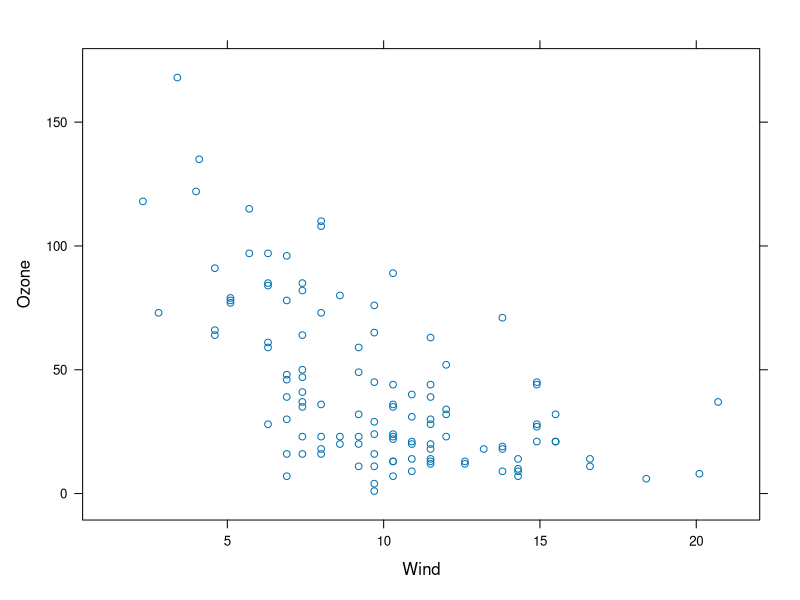
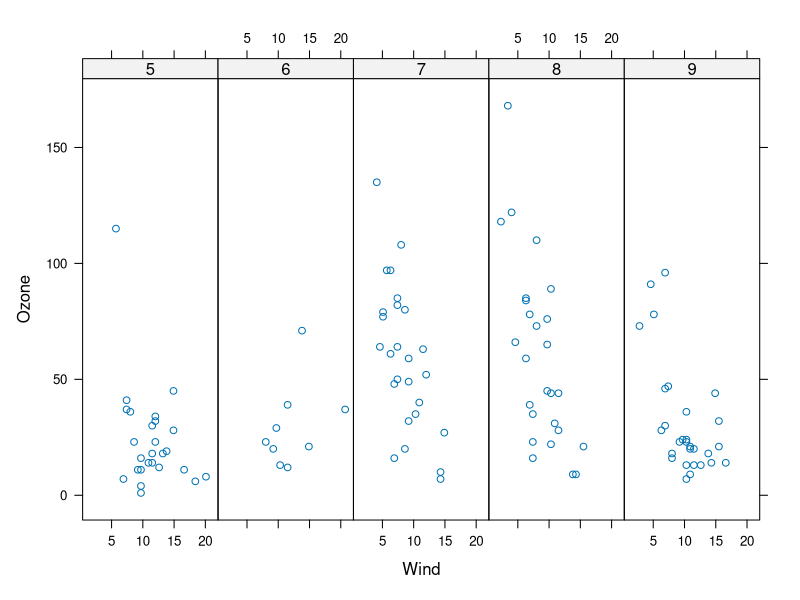
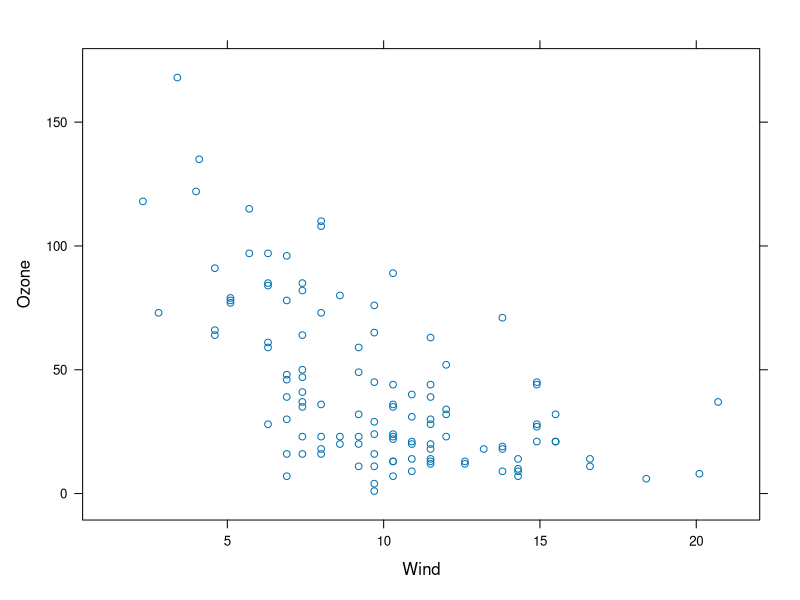
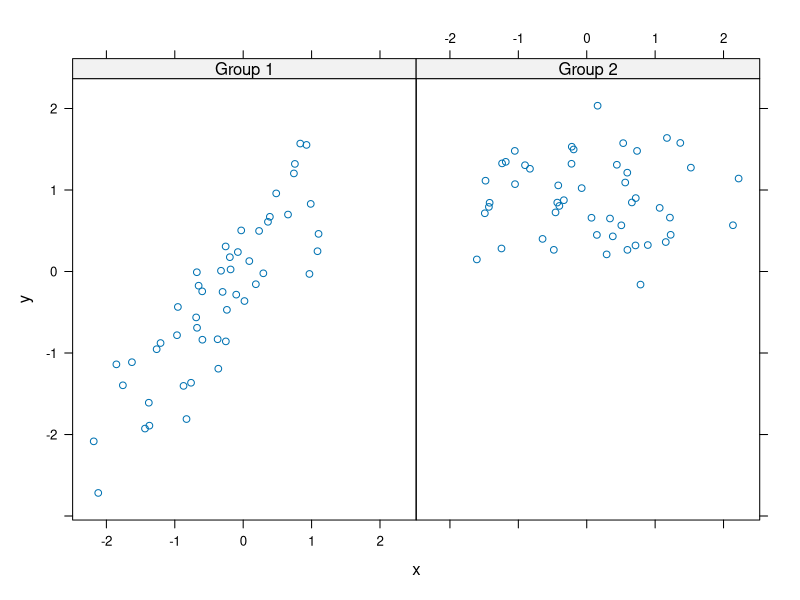
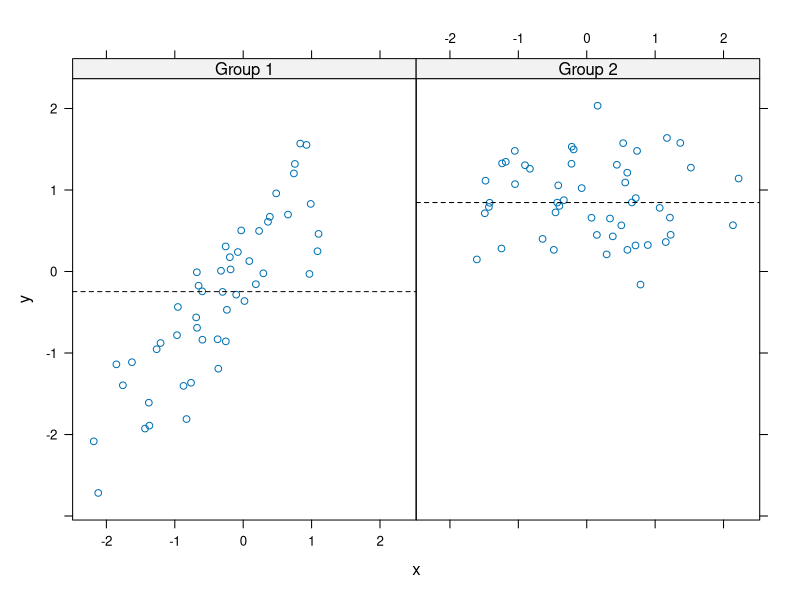
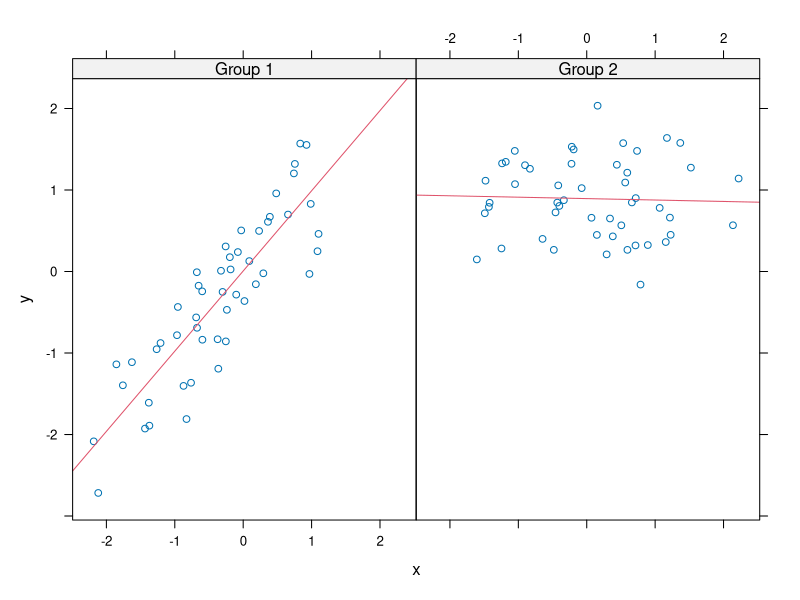

Recreate these plots in R, in order.
## ---- chunk 1
library(lattice)
library(datasets)

xyplot(Ozone ~ Wind, data = airquality )
## ---- chunk 2
library(lattice)
library(datasets)

airquality <- transform (airquality,Month=factor(Month))

xyplot(Ozone ~Wind | Month, data = airquality, layout = c(5,1))
## ---- chunk 3
library(lattice)
library(datasets)

p<-xyplot(Ozone ~ Wind, data = airquality )
#Aqui no ha pasado nada 

print(p)

## ---- chunk 4
set.seed(10)
x <- rnorm(100)
f <- rep(0:1, each = 50)
y <- x + f - f * x + rnorm(100, sd = 0.5)
f <- factor(f, labels = c("Group 1", "Group 2"))
xyplot(y ~ x | f, layout = c(2, 1)) ## Plot with 2 panels
## ---- chunk 5
## Custom panel function
xyplot(y ~ x | f, panel = function(x, y, ...) {
 panel.xyplot(x, y, ...) ## First call the default panel function for 'xyplot'
 panel.abline(h = median(y), lty = 2) ## Add a horizontal line at the median
})
## ---- chunk 6
## Custom panel function
xyplot(y ~ x | f, panel = function(x, y, ...) {
 panel.xyplot(x, y, ...) ## First call default panel function
 panel.lmline(x, y, col = 2) ## Overlay a simple linear regression line
})
